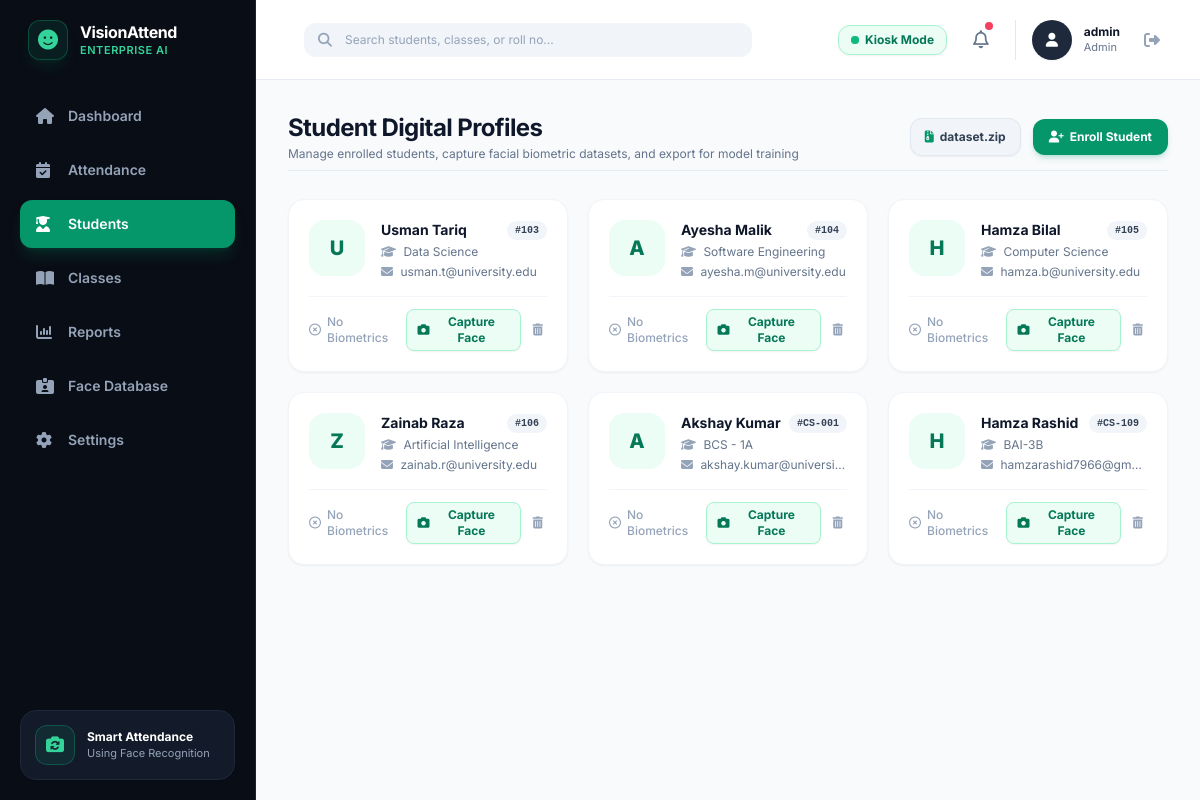
The page /students (signed in) on the database as committed earlier.
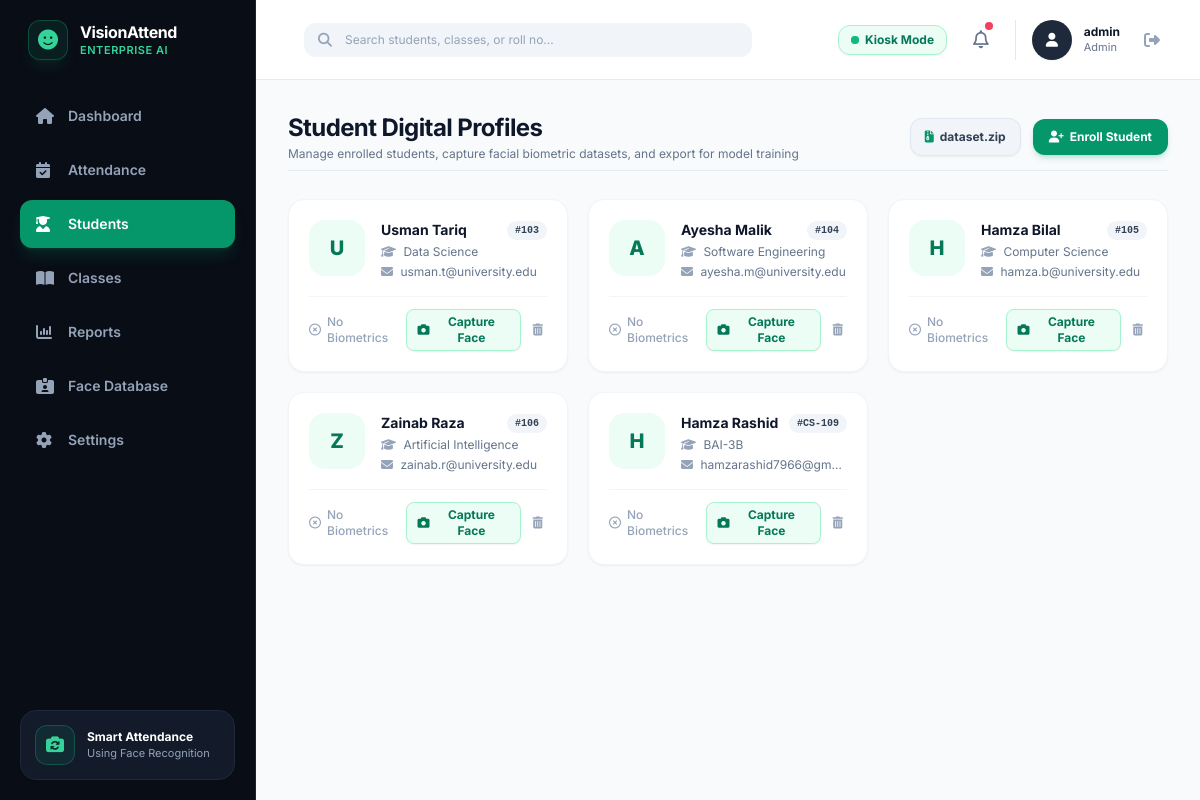
The same page on the database as committed later.
### src/database.py (models this page shows, shortened)
class Student(db.Model):
    __tablename__ = 'students'
    id = db.Column(db.Integer, primary_key=True)
    student_id = db.Column(db.String(50), unique=True, nullable=False, index=True)  # e.g., "CS-001"
    name = db.Column(db.String(100), nullable=False)                                # e.g., "Ali Raza"
    department = db.Column(db.String(100), default="BCS - 1A")                      # Class / Department code
    email = db.Column(db.String(120), nullable=True)
    sample_image = db.Column(db.String(255), nullable=True)
    created_at = db.Column(db.DateTime, default=datetime.utcnow)
    attendances = db.relationship('Attendance', backref='student', lazy=True, cascade="all, delete-orphan")

### app.py (the view, shortened to what this page needs)
@app.route('/students')
@admin_required
def students():
    q = request.args.get('q', '').strip()
    if q:
        all_students = Student.query.filter(
            (Student.name.ilike(f"%{q}%")) |
            (Student.student_id.ilike(f"%{q}%")) |
            (Student.department.ilike(f"%{q}%"))
        ).order_by(Student.student_id.asc()).all()
    else:
        all_students = Student.query.order_by(Student.student_id.asc()).all()
    all_classes = AcademicClass.query.order_by(AcademicClass.class_code.asc()).all()
    dataset_counts = {}
    return render_template('students.html', active_page='students', students=all_students, classes=all_classes, dataset_counts=dataset_counts, search_query=q)

### app.py (called while the page is built)
def admin_required(f):
    @wraps(f)
    def decorated_function(*args, **kwargs):
        if 'user_id' not in session:
            return redirect(url_for('login'))
        if session.get('role') != 'admin':
            flash("Unauthorized: Administrator permissions required.", "error")
            return redirect(url_for('student_dashboard'))
        return f(*args, **kwargs)
    return decorated_function

### templates/students.html (shortened to what the changed rows need)
{% extends "base.html" %}
{% block content %}
<div class="space-y-7">
    <div class="flex flex-col sm:flex-row items-start sm:items-center justify-between gap-4 pb-2 border-b border-slate-200/80">
        <div>
            <h1 class="text-xl sm:text-2xl font-bold text-slate-900 tracking-tight">Student Digital Profiles</h1>
        </div>
    </div>
    <div class="grid grid-cols-1 md:grid-cols-2 lg:grid-cols-3 gap-5">
        {% for student in students %}
        {% set sample_count = dataset_counts.get(student.student_id, 0) %}
        <div class="bg-white rounded-2xl p-5 border border-slate-100 shadow-sm flex flex-col justify-between hover:shadow-md transition-all">
            <div class="flex items-start space-x-4">
                <div class="h-14 w-14 rounded-2xl bg-emerald-50 text-emerald-700 flex items-center justify-center text-xl font-extrabold flex-shrink-0">
                    {{ student.name[0] }}
                </div>
                <div class="space-y-1 min-w-0 flex-1">
                    <div class="flex items-center justify-between">
                        <h3 class="text-sm font-bold text-slate-900 truncate">{{ student.name }}</h3>
                        <span class="px-2 py-0.5 rounded-full text-[10px] font-mono font-bold bg-slate-100 text-slate-700">#{{ student.student_id }}</span>
                    </div>
                    <p class="text-xs text-slate-500"><i class="fa-solid fa-graduation-cap text-slate-400 mr-1"></i> {{ student.department }}</p>
                    <p class="text-xs text-slate-500 truncate"><i class="fa-solid fa-envelope text-slate-400 mr-1"></i> {{ student.email or 'No email listed' }}</p>
                </div>
            </div>
            <div class="mt-4 pt-3 border-t border-slate-100 flex items-center justify-between text-xs">
                {% if sample_count >= 100 %}
                <span class="text-emerald-600 font-bold flex items-center gap-1.5" id="statusBadge-{{ student.student_id }}">
                    <i class="fa-solid fa-circle-check"></i> {{ sample_count }} Samples Ready
                </span>
                {% elif sample_count > 0 %}
                <span class="text-amber-600 font-bold flex items-center gap-1.5" id="statusBadge-{{ student.student_id }}">
                    <i class="fa-solid fa-triangle-exclamation"></i> {{ sample_count }}/100 Incomplete
                </span>
                {% else %}
                <span class="text-slate-400 font-medium flex items-center gap-1.5" id="statusBadge-{{ student.student_id }}">
                    <i class="fa-regular fa-circle-xmark"></i> No Biometrics
                </span>
                {% endif %}
                <div class="flex items-center space-x-2">
                    <button onclick="openCaptureModal('{{ student.student_id }}', '{{ student.name }}', {{ sample_count }})"
                            class="px-2.5 py-1 bg-emerald-50 hover:bg-emerald-100 text-emerald-700 border border-emerald-200 text-xs font-bold rounded-lg transition-all flex items-center gap-1 shadow-sm">
                        <i class="fa-solid fa-camera"></i>
                        <span>Capture Face</span>
                    </button>
                    <form method="POST" action="{{ url_for('delete_student', student_id=student.student_id) }}" onsubmit="return confirm('Delete this student profile?');">
                        <button type="submit" title="Delete Student" class="text-slate-400 hover:text-rose-600 p-1 rounded-lg hover:bg-rose-50 transition-colors">
                            <i class="fa-solid fa-trash-can"></i>
                        </button>
                    </form>
                </div>
            </div>
        </div>
        {% endfor %}
    </div>
</div>
{% endblock %}

Rows that differ between the two databases and show on the page:
removed Student: name "A", name "Akshay Kumar", student_id "CS-001", department "BCS - 1A", email "akshay.kumar@universi…"
